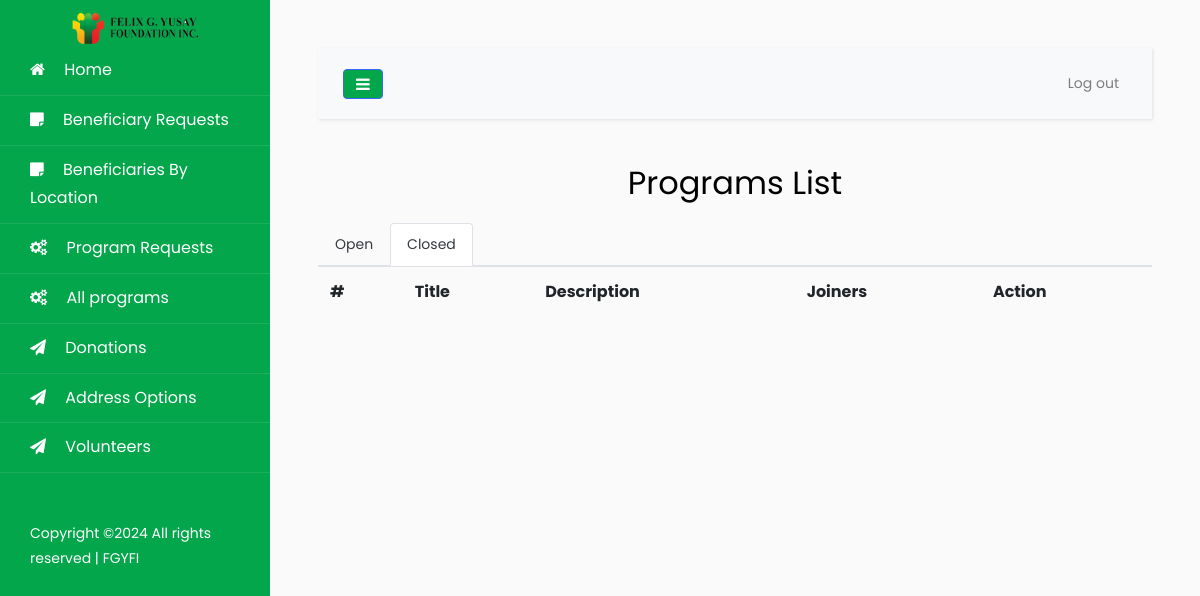
/pages/all-programs.php?status=Closed (signed in), run on an earlier commit of the app's database.
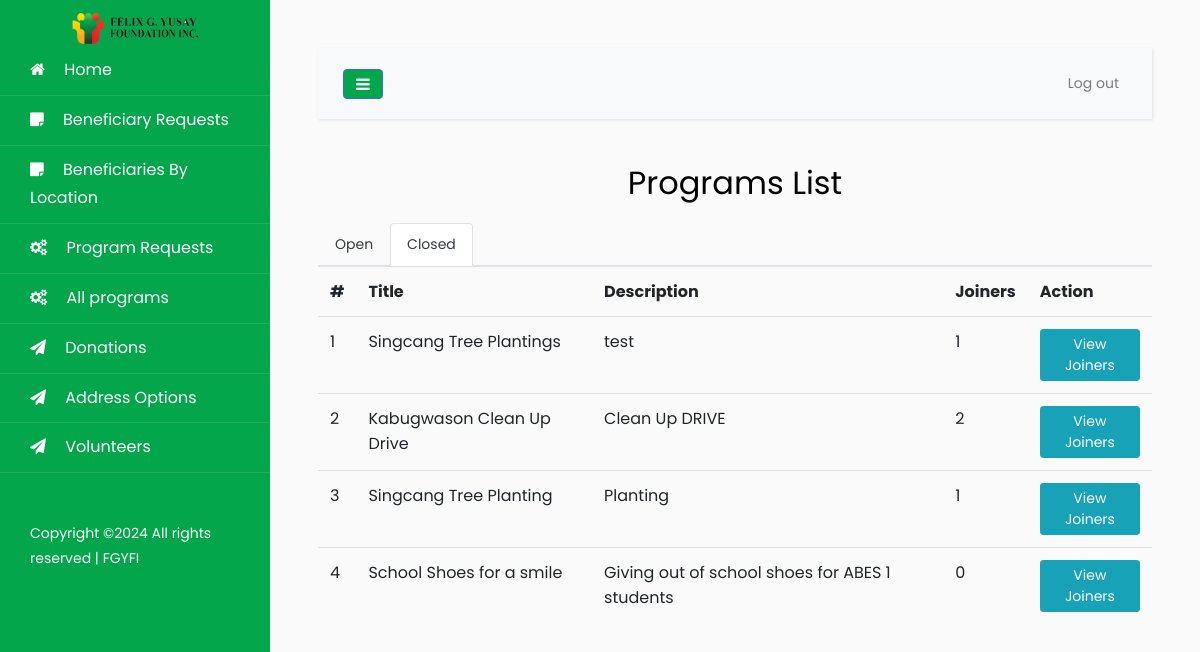
And on a later commit of the database.
### tables this page shows
CREATE TABLE `program` (
  `Id` int(11) NOT NULL AUTO_INCREMENT,
  `title` varchar(255) DEFAULT NULL,
  `date` date DEFAULT NULL,
  `time` time DEFAULT NULL,
  `description` text,
  `categoryId` int(11) DEFAULT NULL,
  `address` text,
  `notes` text,
  `maxVolunteer` int(255) DEFAULT NULL,
  `amountSpent` double DEFAULT NULL,
  `status` varchar(255) DEFAULT 'Pending',
  `image` varchar(150) NOT NULL,
  PRIMARY KEY (`Id`)
);

### config/functions.php (called while the page is built, shortened)
<?php
function get_query_string($keyword, $default){
	return (isset($_GET[$keyword]) && $_GET[$keyword] != '') ? $_GET[$keyword] : $default;
}
?>

### config/Models.php (called while the page is built, shortened)
<?php
include "CRUD.php";
include "functions.php";
function program() {
	$crud = new CRUD;
	$crud->table = "program";
	return $crud;
}
function joiner() {
	$crud = new CRUD;
	$crud->table = "joiner";
	return $crud;
}
?>

### config/CRUD.php (called while the page is built)
<?php class CRUD{var $table;var $obj=array();function arrayToQuery($query){$query_array=array();foreach($query as $key=>$key_value){if($key_value=="NOW()"){$query_array[]="$key=$key_value";}else{$query_array[]="$key='".htmlspecialchars($key_value,ENT_QUOTES)."'";}}return implode(', ',$query_array);}function list($query=""){$query=$query?"where ".$query:"";$db=Database::connect();$pdo=$db->prepare("select * from $this->table $query");$pdo->execute();$result=$pdo->fetchAll(PDO::FETCH_OBJ);Database::disconnect();return $result;}function count($query=""){$query=$query?"where ".$query:"";$db=Database::connect();$pdo=$db->prepare("select * from $this->table $query");$pdo->execute();Database::disconnect();return $pdo->rowCount();}function get($args){$db=Database::connect();$pdo=$db->prepare("select * from $this->table where $args");$pdo->execute();$result=$pdo->fetch(PDO::FETCH_OBJ);Database::disconnect();return $result;}function create(){$object=$this->arrayToQuery($this->obj);$db=Database::connect();$pdo=$db->prepare("insert into $this->table set $object");$pdo->execute();Database::disconnect();}function update($args){$object=$this->arrayToQuery($this->obj);$db=Database::connect();$pdo=$db->prepare("update $this->table set $object where $args");$pdo->execute();Database::disconnect();}function delete($args){$db=Database::connect();$pdo=$db->prepare("delete from $this->table where $args");$pdo->execute();Database::disconnect();}} ?>

### pages/all-programs.php (the view, shortened to what this page needs)
<?php
$ROOT_DIR="../";
include $ROOT_DIR . "templates/header.php";
$status = get_query_string("status", "Approved");
$program_list = program()->list("status='$status'");
$oActive = "";
$cActive = "";
if ($status=="Closed") {
  $cActive = "active";
}
?>
<center>
<h2>Programs List</h2>
</center>
<ul class="nav nav-tabs mt-3">
<li class="nav-item">
  <a class="nav-link text-dark <?=$oActive?>" href="?status=Approved">Open</a>
</li>
<li class="nav-item">
  <a class="nav-link text-dark <?=$cActive?>" href="?status=Closed">Closed</a>
</li>
</ul>
<table class="table">
  <tr>
    <th>#</th>
    <th>Title</th>
    <th>Description</th>
    <th>Joiners</th>
    <th>Action</th>
  </tr>
<?php
  $count = 0;
 foreach ($program_list as $row):
   $countJoiners = joiner()->count("programId=$row->Id");
   $count +=1;
    ?>
  <tr class="item-items">
    <td class="item-data"
    ><?=$count;?></td>
    <td><?=$row->title;?></td>
    <td><?=$row->description;?></td>
    <td><?=$countJoiners;?></td>
    <td>
      <div class="action-btn">
        <a href="joiners.php?Id=<?=$row->Id;?>" class="btn btn-info btn-sm">View Joiners</a>
      </div>
    </td>
  </tr>
<?php endforeach; ?>
</table>
      <?php include $ROOT_DIR . "templates/footer.php"; ?>

What changed in the data, as far as the page shows it:
now on this page (row edited): program: title "Singcang Tree Plantings", description "test", countJoiners "1"
added program: title "Kabugwason Clean Up Drive", description "Clean Up DRIVE", countJoiners "2"
added program: title "Singcang Tree Planting", description "Planting", countJoiners "1"
added program: title "School Shoes for a smile", description "Giving out of school shoes for ABES 1 students", countJoiners "0"
